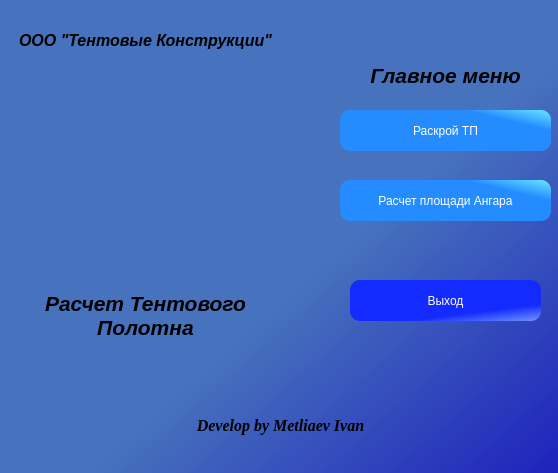
<?xml version="1.0" encoding="UTF-8"?>
<ui version="4.0">
 <class>MainWindow</class>
 <widget class="QMainWindow" name="MainWindow">
  <property name="geometry">
   <rect>
    <x>0</x>
    <y>0</y>
    <width>558</width>
    <height>473</height>
   </rect>
  </property>
  <property name="minimumSize">
   <size>
    <width>558</width>
    <height>473</height>
   </size>
  </property>
  <property name="maximumSize">
   <size>
    <width>558</width>
    <height>473</height>
   </size>
  </property>
  <property name="windowTitle">
   <string>Расчет Тентового Полотна</string>
  </property>
  <property name="styleSheet">
   <string notr="true">QWidget#centralwidget{
     background:qlineargradient(spread:pad, x1:0.077, y1:0.113773, x2:1, y2:1, stop:0.522727 rgba(66, 110, 187, 248), stop:1 rgba(30, 34, 187, 255));

}</string>
  </property>
  <widget class="QWidget" name="centralwidget">
   <widget class="QLabel" name="label_develop">
    <property name="geometry">
     <rect>
      <x>10</x>
      <y>400</y>
      <width>541</width>
      <height>51</height>
     </rect>
    </property>
    <property name="font">
     <font>
      <family>Times New Roman</family>
      <pointsize>12</pointsize>
      <weight>75</weight>
      <italic>true</italic>
      <bold>true</bold>
     </font>
    </property>
    <property name="styleSheet">
     <string notr="true"/>
    </property>
    <property name="text">
     <string>Develop by Metliaev Ivan</string>
    </property>
    <property name="alignment">
     <set>Qt::AlignCenter</set>
    </property>
   </widget>
   <widget class="QLabel" name="logo">
    <property name="geometry">
     <rect>
      <x>370</x>
      <y>400</y>
      <width>51</width>
      <height>51</height>
     </rect>
    </property>
    <property name="minimumSize">
     <size>
      <width>30</width>
      <height>30</height>
     </size>
    </property>
    <property name="styleSheet">
     <string notr="true">image:url(:/logo/logo/35th Parallel-logos1.png);
</string>
    </property>
    <property name="text">
     <string/>
    </property>
    <property name="textFormat">
     <enum>Qt::AutoText</enum>
    </property>
    <property name="pixmap">
     <pixmap resource="../images/main_image.qrc">:/logo/logo/35th Parallel-logos1.png</pixmap>
    </property>
    <property name="scaledContents">
     <bool>true</bool>
    </property>
   </widget>
   <widget class="QLabel" name="label_11">
    <property name="geometry">
     <rect>
      <x>42</x>
      <y>70</y>
      <width>201</width>
      <height>211</height>
     </rect>
    </property>
    <property name="font">
     <font>
      <family>Times New Roman</family>
      <pointsize>18</pointsize>
      <weight>75</weight>
      <bold>true</bold>
     </font>
    </property>
    <property name="text">
     <string/>
    </property>
    <property name="pixmap">
     <pixmap resource="../images/main_image.qrc">:/logo/logo/tentlogo1.png</pixmap>
    </property>
    <property name="scaledContents">
     <bool>true</bool>
    </property>
    <property name="alignment">
     <set>Qt::AlignCenter</set>
    </property>
   </widget>
   <widget class="QLabel" name="label_13">
    <property name="geometry">
     <rect>
      <x>10</x>
      <y>280</y>
      <width>271</width>
      <height>71</height>
     </rect>
    </property>
    <property name="font">
     <font>
      <family>MS Sans Serif</family>
      <pointsize>16</pointsize>
      <weight>75</weight>
      <italic>true</italic>
      <bold>true</bold>
     </font>
    </property>
    <property name="styleSheet">
     <string notr="true">font: 75 bold italic 16pt &quot;MS Sans Serif&quot;;</string>
    </property>
    <property name="text">
     <string>Расчет Тентового Полотна</string>
    </property>
    <property name="alignment">
     <set>Qt::AlignCenter</set>
    </property>
    <property name="wordWrap">
     <bool>true</bool>
    </property>
   </widget>
   <widget class="QLabel" name="label_12">
    <property name="geometry">
     <rect>
      <x>10</x>
      <y>10</y>
      <width>271</width>
      <height>61</height>
     </rect>
    </property>
    <property name="font">
     <font>
      <family>MS Sans Serif</family>
      <pointsize>12</pointsize>
      <weight>75</weight>
      <italic>true</italic>
      <bold>true</bold>
     </font>
    </property>
    <property name="styleSheet">
     <string notr="true">font: 75 bold italic 12pt &quot;MS Sans Serif&quot;;</string>
    </property>
    <property name="text">
     <string>ООО &quot;Тентовые Конструкции&quot;</string>
    </property>
    <property name="alignment">
     <set>Qt::AlignCenter</set>
    </property>
   </widget>
   <widget class="QPushButton" name="autocad_btn">
    <property name="geometry">
     <rect>
      <x>340</x>
      <y>110</y>
      <width>211</width>
      <height>41</height>
     </rect>
    </property>
    <property name="styleSheet">
     <string notr="true">QPushButton{
     background-color: qlineargradient(spread:pad, x1:0.75, y1:0.204545, x2:1, y2:0, stop:0 rgba(36, 140, 255, 255), stop:1 rgba(106, 232, 255, 255));
     border-style: outset;
     border-radius: 10px;
     font: 12pt &quot;Times New Roman&quot;;
	 color:white;
 }

QPushButton:hover{
     background-color:qlineargradient(spread:pad, x1:0, y1:0, x2:1, y2:0, stop:0 rgba(0, 171, 0, 255), stop:1 rgba(255, 255, 255, 255));
     border-style: inset;
     font: 14pt &quot;Times New Roman&quot;;
	 color:black;
 }</string>
    </property>
    <property name="text">
     <string>Раскрой ТП</string>
    </property>
   </widget>
   <widget class="QPushButton" name="calc_area_btn">
    <property name="geometry">
     <rect>
      <x>340</x>
      <y>180</y>
      <width>211</width>
      <height>41</height>
     </rect>
    </property>
    <property name="styleSheet">
     <string notr="true">QPushButton{
     background-color: qlineargradient(spread:pad, x1:0.75, y1:0.204545, x2:1, y2:0, stop:0 rgba(36, 140, 255, 255), stop:1 rgba(106, 232, 255, 255));
     border-style: outset;
     border-radius: 10px;
     font: 12pt &quot;Times New Roman&quot;;
	 color:white;
 }

QPushButton:hover{
     background-color:qlineargradient(spread:pad, x1:0, y1:0, x2:1, y2:0, stop:0 rgba(0, 171, 0, 255), stop:1 rgba(255, 255, 255, 255));
     border-style: inset;
     font: 14pt &quot;Times New Roman&quot;;
	 color:black;
 }</string>
    </property>
    <property name="text">
     <string>Расчет площади Ангара</string>
    </property>
   </widget>
   <widget class="QPushButton" name="canselButton">
    <property name="geometry">
     <rect>
      <x>350</x>
      <y>280</y>
      <width>191</width>
      <height>41</height>
     </rect>
    </property>
    <property name="styleSheet">
     <string notr="true">QPushButton{
     background-color: qlineargradient(spread:pad, x1:0.823864, y1:0.693, x2:1, y2:1, stop:0 rgba(19, 43, 255, 255), stop:1 rgba(113, 149, 255, 255));
     border-style: outset;
     border-radius: 10px;
     font: 14pt &quot;Times New Roman&quot;;
	 color:white;
 }

QPushButton:hover{
     background-color:qlineargradient(spread:reflect, x1:0, y1:0.261, x2:0.989, y2:0, stop:0.267045 rgba(255, 0, 0, 255), stop:1 rgba(255, 255, 255, 255));
     border-style: inset;
     font: 18pt &quot;Times New Roman&quot;;
	 color:black;
 }</string>
    </property>
    <property name="text">
     <string>Выход</string>
    </property>
   </widget>
   <widget class="QLabel" name="label_14">
    <property name="geometry">
     <rect>
      <x>340</x>
      <y>40</y>
      <width>211</width>
      <height>71</height>
     </rect>
    </property>
    <property name="font">
     <font>
      <family>MS Sans Serif</family>
      <pointsize>16</pointsize>
      <weight>75</weight>
      <italic>true</italic>
      <bold>true</bold>
     </font>
    </property>
    <property name="styleSheet">
     <string notr="true">font: 75 bold italic 16pt &quot;MS Sans Serif&quot;;</string>
    </property>
    <property name="text">
     <string>Главное меню</string>
    </property>
    <property name="alignment">
     <set>Qt::AlignCenter</set>
    </property>
    <property name="wordWrap">
     <bool>true</bool>
    </property>
   </widget>
  </widget>
 </widget>
 <resources>
  <include location="../images/main_image.qrc"/>
  <include location="C:/Program Files (x86)/images/main_image.qrc"/>
 </resources>
 <connections/>
</ui>
